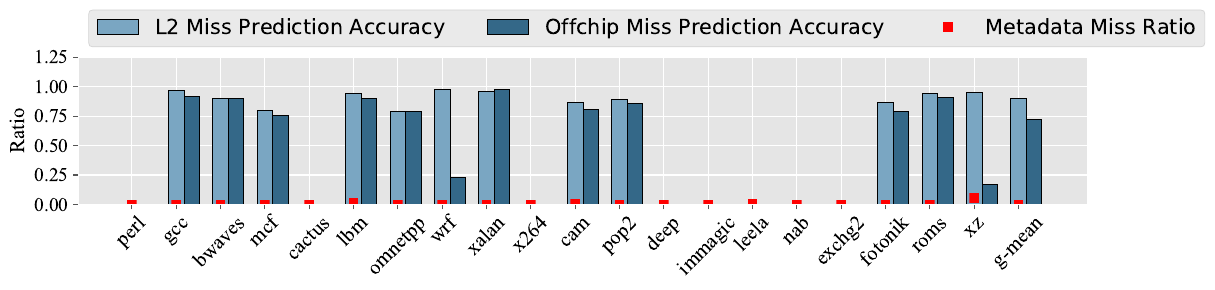

Reproduce this figure in Python.
import seaborn as sns
import matplotlib.pyplot as plt
import numpy as np
import matplotlib.font_manager as font_manager

plt.style.use('ggplot')





L2Miss= np.array([0,0.97,0.90,0.8,0,0.94,0.79,0.98,0.96,0,0.87,0.89,0,0.0,0.00,0.00,0,0.87,0.94,0.95,0.9])
OffMiss= np.array([0,0.92,0.90,0.76,0,0.9,0.79,0.23,0.98,0,0.81,0.86,0,0.0,0.00,0.00,0,0.79,0.91,0.17,0.72])

MetaMiss= np.array([0,0.000194347,0.000882485,1.32737E-05,0,0.015,0.000596986,0.000502967,8.59475E-05,0,0.00155701,0.00105857,0,9.87531E-05,0.00650688,0.000274243,0,8.50042E-06,7.35815E-05,0.05725638,0.00062937026])



apps = ['perl', 'gcc', 'bwaves', 'mcf', 'cactus', 'lbm', 'omnetpp', ' wrf', 'xalan', 'x264', 'cam', 'pop2', 'deep', 'immagic', 'leela', 'nab', 'exchg2', 'fotonik', 'roms', 'xz', 'g-mean' ]

f = plt.figure()
f.set_size_inches(12.6, 3.0)
# plot details
bar_width = 0.35
epsilon = .015
line_width = 1
opacity = 0.7
first = np.arange(len(L2Miss))

sec=first + bar_width
third=sec + bar_width
fourth=third + bar_width
fifth=fourth + bar_width



# make bar plots


						  
# plt.legend(handles=[hpv_neg_cna_bar1], loc=3)	 
# l0=plt.legend(framealpha=1, frameon=True, bbox_to_anchor=(1,1.25));

p1 = plt.bar(first, L2Miss, bar_width,
						  color='#7aa6c2',
						  edgecolor='black',
						  label='Useful')
						  



p2 = plt.bar(sec, OffMiss, bar_width,
						  color='#346888',
						  edgecolor='black',
						  label='Useless')




e1 = plt.plot(first, MetaMiss, 
						  color="red",
						  linewidth=0,
						  marker='s',
						  label='MissRatio')




# l1 = plt.legend(handles=[hpv_pos_mut_bar,hpv_pos_cna_bar,hpv_pos_both_bar], bbox_to_anchor=(0.35, 1.25), title="Prefetcher Accurcy", fancybox=True, ncol=3)


 
						  
#plt.legend(loc='upper center', ncol=1)						  
# plt.legend(handles=[hpv_neg_mut_bar,hpv_neg_cna_bar], bbox_to_anchor=(0.75, 1.25), title="Speedup", ncol=2)						  
						  

# plt.gca().add_artist(l0)						  
# plt.gca().add_artist(l1)						  
# plt.legend(handles=[hpv_neg_mut_bar,hpv_neg_cna_bar,hpv_neg_cna_bar1], loc='best')
# first_legend =plt.legend(handles=[hpv_pos_cna_bar,hpv_pos_both_bar], loc=1)


plt.xticks(first, apps, rotation=45, fontname="Times New Roman", color='black', size=15)
plt.ylabel('Ratio', fontname="Times New Roman", color='black', size=15)
plt.yticks(np.arange(0, 1.5, step=0.25), fontname="Times New Roman", color='black', fontsize=14)

font = font_manager.FontProperties(family='Times New Roman',
                                   style='normal', size=15)

plt.legend([p1, p2, e1[0]], ["L2 Miss Prediction Accuracy", "Offchip Miss Prediction Accuracy", "Metadata Miss Ratio"], bbox_to_anchor=(0, 1), loc='lower left', ncol=3, prop=font)





#plt.legend(handles=[hpv_pos_cna_bar,hpv_neg_cna_bar1,hpv_pos_mut_bar], loc='upper center', ncol=4)
f.tight_layout()
f.savefig("prediction_acc.pdf", bbox_inches='tight')
# plt.show()

